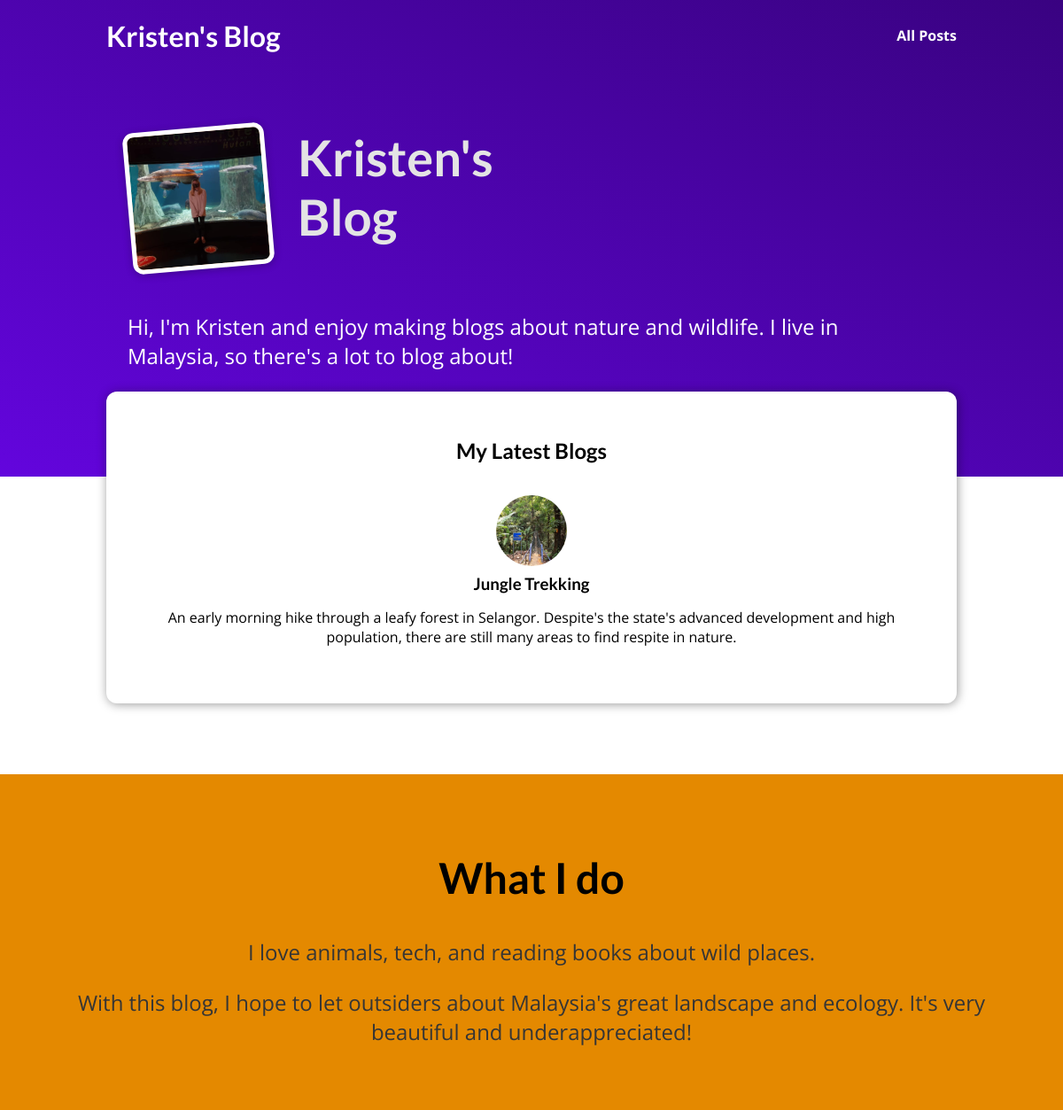
The app's page /, older data.
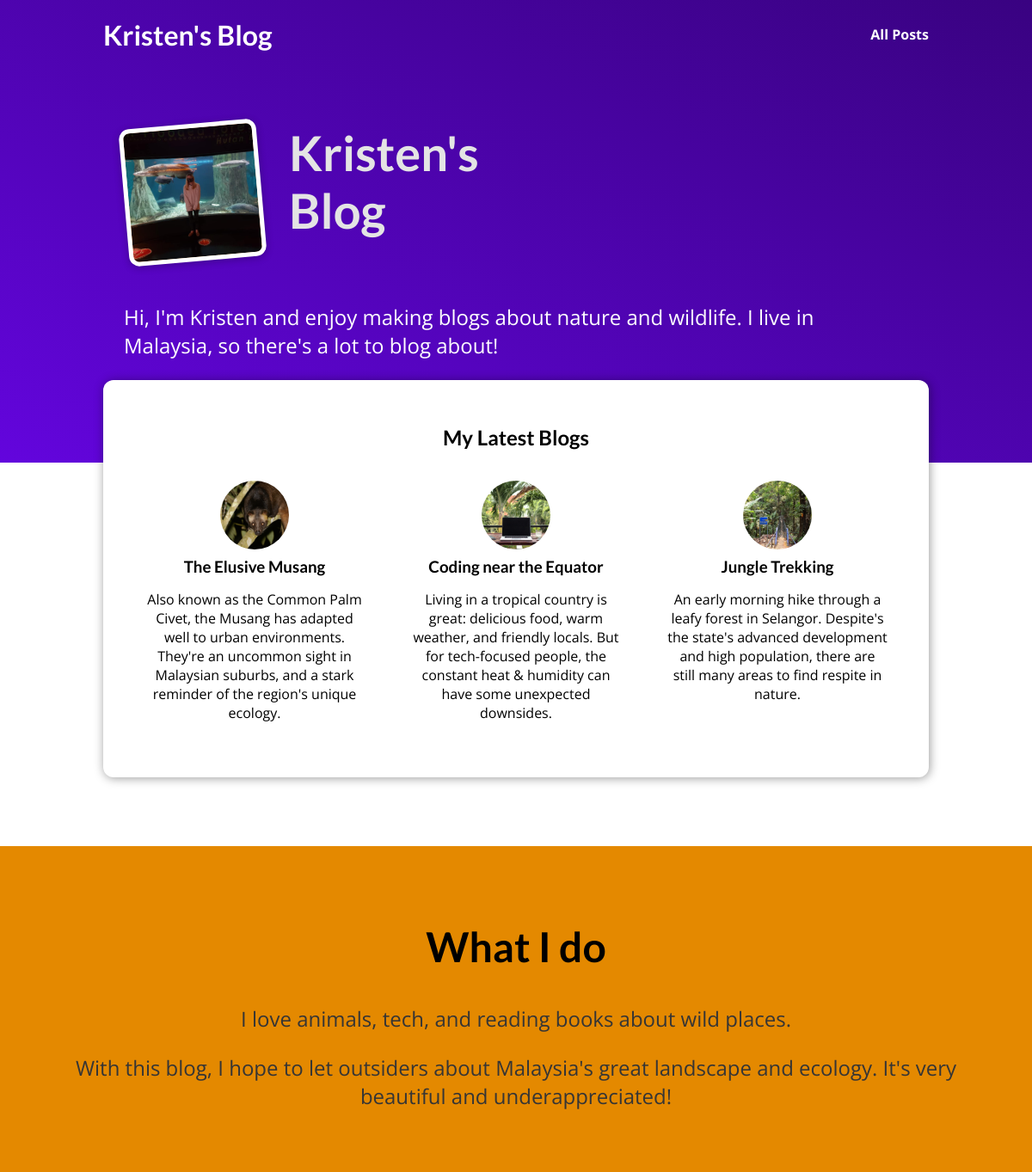
The same page, newer data.
### blog/models.py (models this page shows, shortened)
class Post(models.Model):
    title = models.CharField(max_length=140)
    excerpt = models.CharField(max_length=300)
    image_name = models.CharField(max_length=140)
    date = models.DateField()
    slug = models.CharField(max_length=200, default="", unique=True, db_index=True)
    content = models.TextField()
    author = models.ForeignKey(Author, null=True, on_delete=models.SET_NULL)
    tags = models.ManyToManyField(Tag, blank=True)

### blog/views.py (the view)
# urls.py: path("", views.index, name="index"),
def index(request):
    latest_posts = Post.objects.all().order_by('-date')[:3]
    latest_post = latest_posts[0]
    new_tag = Tag.objects.get(caption="New")
    if new_tag not in latest_post.tags.all():
        latest_post.tags.add(new_tag)
    return render(request, "blog/index.html", {"latest_posts": latest_posts})

### blog/templates/blog/index.html (shortened to what this page needs)
{% extends "base.html" %}
{% load static %}
{% block page_css %}
    <link rel="stylesheet" href="{% static 'blog/post.css' %}">
    <link rel="stylesheet" href="{% static 'blog/index.css' %}">
{% endblock %}
{% block content %}
    {% include "blog/includes/header.html" %}
    <section id="welcome">
        <header>
            <img src="{% static 'blog/images/kristen_aquarium.jpg' %}" alt="Kristen - The Author of this Blog" />
            <h2>Kristen's Blog</h2>
        </header>
        <p>Hi, I'm Kristen and enjoy making blogs about nature and wildlife. I live in Malaysia, so there's a lot to blog about!</p>
    </section>
    <section id="latest-posts">
        <h2>My Latest Blogs</h2>
        <ul>
            {% for post in latest_posts %}
                {% include "blog/includes/post.html" with blog_post=post %}
            {% endfor %}
        </ul>
    </section>
    <section id="about">
        <h2>What I do</h2>
        <p>I love animals, tech, and reading books about wild places.</p>
        <p>
            With this blog, I hope to let outsiders about Malaysia's great landscape and ecology. It's very beautiful and underappreciated!
        </p>
    </section>
{% endblock %}

### templates/base.html (shortened to what this page needs)
{% load static %}
<!DOCTYPE html>
<html lang="en">
<head>
    <link rel="stylesheet" href="{% static 'app.css' %}">
    {% block page_css %}
    {% endblock %}
</head>
<body>
    {% block content %}
    {% endblock %}
</body>
</html>

### blog/templates/blog/includes/header.html
<header id="main-navigation">
    <h1><a href='{% url "index" %}'>Kristen's Blog</a></h1>
    <nav>
        <a href='{% url "posts" %}'>All Posts</a>
    </nav>
</header>

### blog/templates/blog/includes/post.html
{% load static %}
<li>
    <article class="post">
        <a href="{% url 'post' blog_post.slug %}">
            <img src="{% static 'blog/images/'|add:blog_post.image_name %}" alt={{blog_post.title}} />
            <div class="post__content">
                <h3>{{ blog_post.title }}</h3>
                <p>{{ blog_post.excerpt }}</p>
            </div>
        </a>
    </article>
</li>

### static/app.css (style rules this page uses)
* { box-sizing: border-box; }
html { font-family: 'Open Sans', 'Lato', sans-serif; }
body { margin: 0; }
h1, h2, h3 { font-family: 'Lato', sans-serif; font-weight: bold; }
#main-navigation { width: 100%; height: 5rem; display: flex; justify-content: space-between; align-items: center; padding: 0 10%; position: absolute; top: 0; left: 0; }
#main-navigation a { text-decoration: none; color: white; font-weight: bold; }

### blog/static/blog/post.css (style rules this page uses)
.post { display: flex; flex-direction: column; align-items: center; text-align: center; }
.post a { text-decoration: none; color: black; transition: all 0.2s ease; padding: 1rem; }
.post img { width: 5rem; height: 5rem; object-fit: cover; border-radius: 50%; }
.post h3 { margin: 0.25rem 0; }

### blog/static/blog/index.css (style rules this page uses)
#main-navigation { width: 100%; height: 5rem; display: flex; justify-content: space-between; align-items: center; padding: 0 10%; position: absolute; top: 0; left: 0; }
#main-navigation a { text-decoration: none; color: white; font-weight: bold; }
#welcome { background: linear-gradient(to right top, #6305dd, #390281); padding: 6rem 12%; }
#welcome header { display: flex; align-items: flex-start; margin: 3rem auto; }
#welcome img { width: 10rem; height: 10rem; object-fit: cover; object-position: top; border: 5px solid white; border-radius: 12px; background-color: #ffe1bf; transform: rotateZ(-5deg); box-shadow: 0 2px 8px rgba(0, 0, 0, 0.25); }
#welcome h2 { font-size: 3.5rem; margin: 0 0 0 2rem; color: #e4e4e4; width: 10rem; }
#welcome p { color: white; font-size: 1.5rem; }
#latest-posts { background-color: white; padding: 2rem; border-radius: 12px; width: 60rem; margin: -6rem auto 2rem auto; box-shadow: 1px 1px 12px rgba(0, 0, 0, 0.4); }
#latest-posts h2 { text-align: center; }
#latest-posts ul { list-style: none; margin: 0; padding: 0; display: flex; gap: 1rem; }
#latest-posts li { flex: 1; }
#about { text-align: center; padding: 3rem; background-color: #e48900; margin-top: 5rem; }
#about h2 { font-size: 3rem; }
#about p { font-size: 1.5rem; color: #353535; }
.post { display: flex; flex-direction: column; align-items: center; text-align: center; }
.post a { text-decoration: none; color: black; transition: all 0.2s ease; padding: 1rem; }
.post img { width: 5rem; height: 5rem; object-fit: cover; border-radius: 50%; }
.post h3 { margin: 0.25rem 0; }

Row changes from the older to the newer data that the page shows:
added Post: image_name (picture), title "The Elusive Musang", excerpt "Also known as the Common Palm Civet, the Musang has adapted well to urban environments. They're an uncommon sight in Malaysian suburbs, and a stark reminder of the region's unique ecology."
added Post: image_name (picture), title "Coding near the Equator", excerpt "Living in a tropical country is great: delicious food, warm weather, and friendly locals. But for tech-focused people, the constant heat & humidity can have some unexpected downsides."
